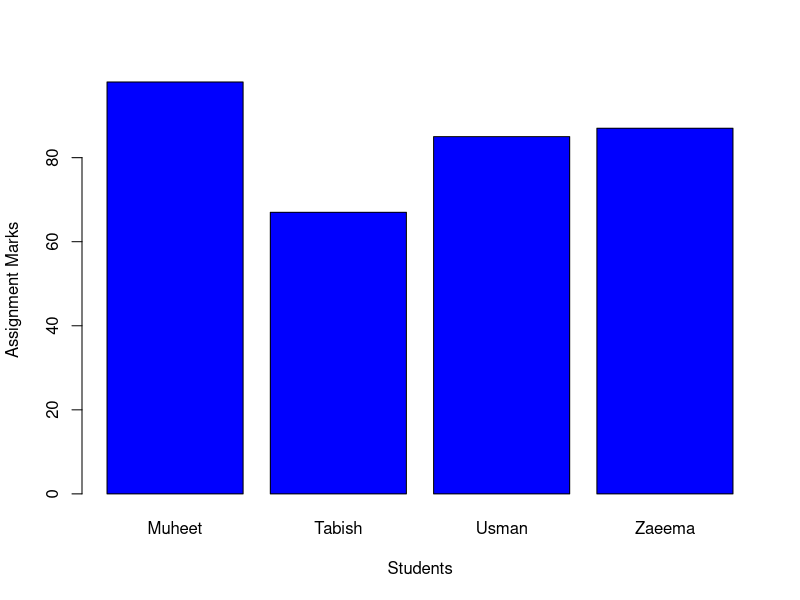
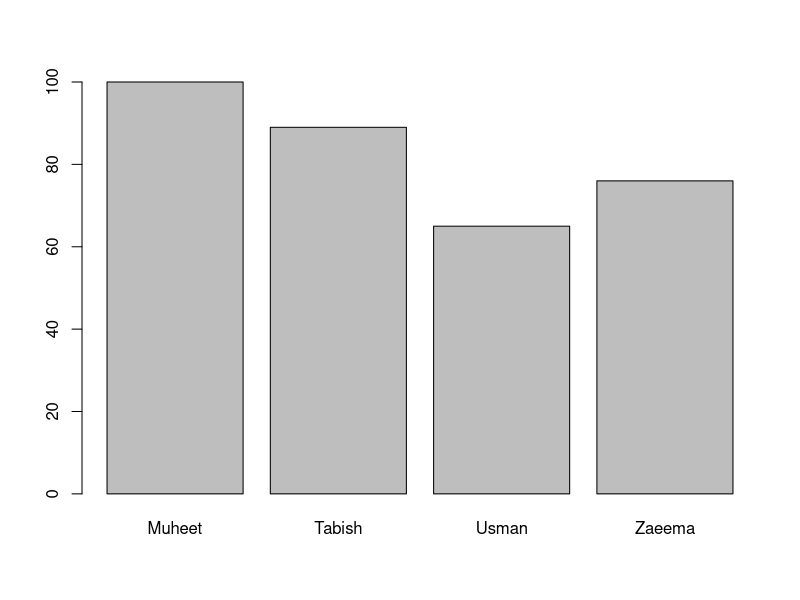

Here is the R script that generated these plots, in order:
df1 <- data.frame(
  Names = c("Muheet", "Tabish", "Usman"),
  Ages = c(20,21,22),
  Assignment_Marks = c(98,67,85)
)

summary(df1)

df1$Ages
df1[,2]
df1[,"Ages"]

df1[1,]
df1[1,3]

df1[c(1,3),]
df1[c(1,3),c(1,2)]

# df1 <- cbind(df1, Test_Marks=c(100,89,65))

df2 <- data.frame(
  Test1_Marks=c(100,89,65),
  Test2_Marks=c(99,100,95)
)

df1 <- cbind(df1, df2)

df1$Full_Attendance <- c(TRUE, FALSE, TRUE)

df3 <- data.frame(Names="Zaeema", Ages=21, Assignment_Marks=87, Test1_Marks=76, Test2_Marks=89, Full_Attendance=TRUE)
df1 <- rbind(df1, df3)

df1[df1$Full_Attendance == TRUE,]
df1[df1$Assignment_Marks > 80,]
df1[df1$Assignment_Marks > 90,]


barplot(df1$Assignment_Marks, names.arg = df1$Names, col = "blue", 
        xlab = "Students", ylab = "Assignment Marks")

barplot(df1$Test1_Marks, names.arg = df1$Names)








